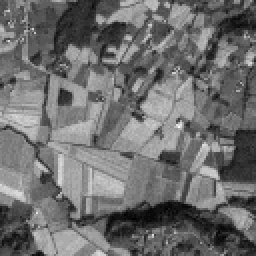
#> input picture TiTp0-python/aquitaine.bmp, 128 x 128 px (shown 2 times larger)
$ python -i functionlib.py   (imports and definitions only)
#> lines starting #> are read from the running program, lines starting #| are printed output that depends on the picture
#> further down, picture is the input picture: PIL image 128x128 L; min 10, max 37, mean 21.7
# functionlib : librairie (module) perso de fonctions de traitement d'image

from PIL import Image  # librairie image PIL/Pillow (install par shell cmd : py -m pip install Pillow) (ou : python -m pip install Pillow)
import PIL.ImageOps  # librairie image PIL/Pillow

from numpy import *  # librairie numpy de tableaux (install par shell cmd : py -m pip install numpy)
import numpy as np  # librairie numpy de tableaux (install par shell cmd : py -m pip install numpy)

from math import *  # librairie maths

from scipy import signal  # librairie scipy de signal (install par shell cmd : py -m pip install scipy)
from scipy import misc
import matplotlib.pyplot as plt  # librairie matplotlib de maths (install par shell cmd : py -m pip install matplotlib)

# ---------------------------------------------------------------------------- #
def nega256(I):  # fonction negatif d'image 256 niveaux de gris (8 bits par pixel)
    J = Image.new(I.mode,I.size)  # PIL : reservation memoire image traitee avec la meme taille que l'image initiale
#> J: PIL image 128x128 L; every value is 0
    Nx,Ny = I.size  # Nx = cols, Ny = rows
#> Nx = 128; Ny = 128
    for y in range(Ny):  # range de 0 a Ny-1
        for x in range(Nx):  # range de 0 a Nx-1
            p = I.getpixel((x,y))  # PIL : lecture du niveau de gris du pixel de coordonnees x,y
            c = 255 - p  # complement a 255 : blanc devient noir , noir devient blanc
            J.putpixel((x,y),c)  # PIL : ecriture du niveau de gris du pixel de coordonnees x,y
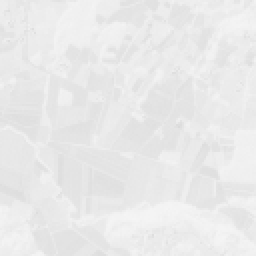
#> J: PIL image 128x128 L (shown 2 times larger); min 218, max 245, mean 233.3
    p00 = I.getpixel((0,0))
#> p00 = 19
    c00 = 255 - p00
#> c00 = 236
    print("Nx(cols)=",Nx,"Ny(rows)=",Ny,"p00=",p00,"c00=",c00)
#| Nx(cols)= 128 Ny(rows)= 128 p00= 19 c00= 236
    # print("I.size=",I.size)
    # print("I.mode=",I.mode)
    return J
# ---------------------------------------------------------------------------- #

# ---------------------------------------------------------------------------- #
# [64 lines left out: functions negaRGB, stack, conversionimagetableau, conversiontableauimage, not called in this run]
# ---------------------------------------------------------------------------- #

>>> from PIL import Image
>>> picture = Image.open('aquitaine.bmp')
>>> result = nega256(picture)

$ run again, on TiTp0-python/boat256x256-8bpp.bmp
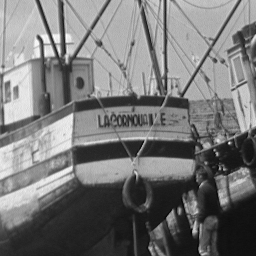
#> input picture TiTp0-python/boat256x256-8bpp.bmp, 256 x 256 px
#> picture is the input picture: PIL image 256x256 L; min 4, max 255, mean 118.4
#> after the loop in nega256, `for y in range(Ny):`:
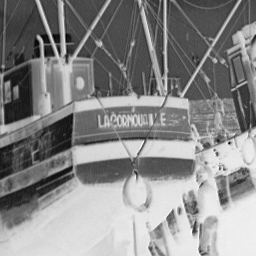
#> J: PIL image 256x256 L; min 0, max 251, mean 136.6
#> p00 = 186
#> c00 = 69
#| Nx(cols)= 256 Ny(rows)= 256 p00= 186 c00= 69
